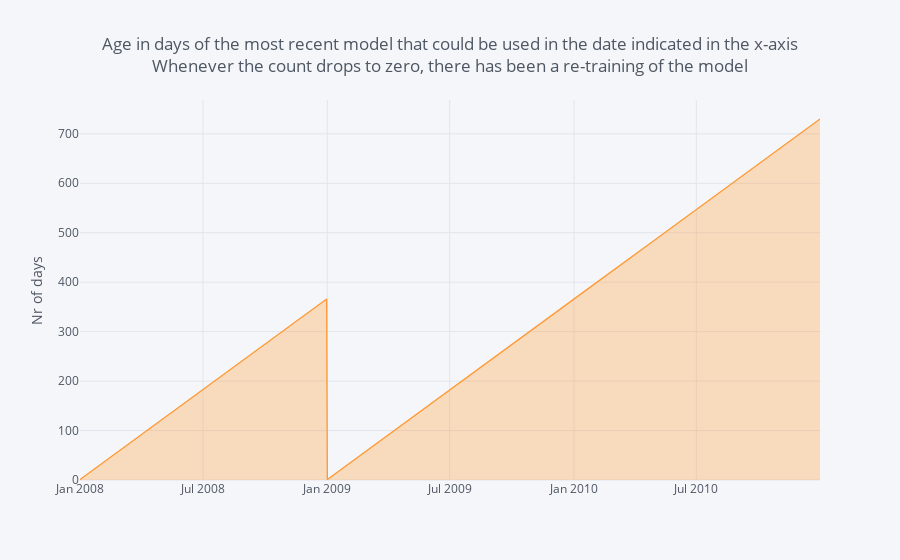

The notebook cell saved with this chart:
### Code cell
history['AgeInDays'].iplot(
    title='Age in days of the most recent model that could be used in the date indicated in the x-axis<br>Whenever the count drops to zero, there has been a re-training of the model',
    yTitle='Nr of days',
    fill=True,
)

### Figure 1 — Plotly figure (JSON) as saved in the notebook; plotly's stock layout.template omitted (floating-point values rounded to 4 significant figures; data arrays with more than 128 entries replaced by an {"elided": "..."} marker saying what was removed)
{"data": [{"fill": "tozeroy", "fillcolor": "rgba(255, 153, 51, 0.3)", "line": {"color": "rgba(255, 153, 51, 1.0)", "dash": "solid", "shape": "linear", "width": 1.3}, "mode": "lines", "name": "AgeInDays", "text": "", "type": "scatter", "uid": "6f3dde9c-74f2-4900-8bd0-b57a6cf3106f", "x": {"elided": "784 str values"}, "y": {"elided": "784 int values"}}], "layout": {"legend": {"bgcolor": "#F5F6F9", "font": {"color": "#4D5663"}}, "paper_bgcolor": "#F5F6F9", "plot_bgcolor": "#F5F6F9", "title": {"font": {"color": "#4D5663"}, "text": "Age in days of the most recent model that could be used in the date indicated in the x-axis<br>Whenever the count drops to zero, there has been a re-training of the model"}, "xaxis": {"gridcolor": "#E1E5ED", "showgrid": true, "tickfont": {"color": "#4D5663"}, "title": {"font": {"color": "#4D5663"}, "text": ""}, "zerolinecolor": "#E1E5ED"}, "yaxis": {"gridcolor": "#E1E5ED", "showgrid": true, "tickfont": {"color": "#4D5663"}, "title": {"font": {"color": "#4D5663"}, "text": "Nr of days"}, "zerolinecolor": "#E1E5ED"}}}
